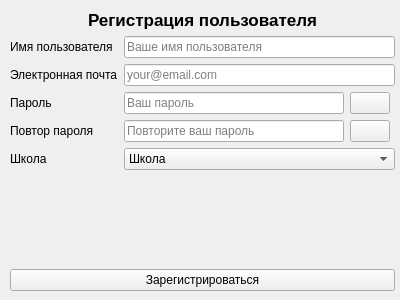
<?xml version="1.0" encoding="UTF-8"?>
<ui version="4.0">
 <class>Registration</class>
 <widget class="QWidget" name="Registration">
  <property name="geometry">
   <rect>
    <x>0</x>
    <y>0</y>
    <width>400</width>
    <height>300</height>
   </rect>
  </property>
  <property name="sizePolicy">
   <sizepolicy hsizetype="Fixed" vsizetype="Fixed">
    <horstretch>0</horstretch>
    <verstretch>0</verstretch>
   </sizepolicy>
  </property>
  <property name="minimumSize">
   <size>
    <width>400</width>
    <height>300</height>
   </size>
  </property>
  <property name="maximumSize">
   <size>
    <width>400</width>
    <height>300</height>
   </size>
  </property>
  <property name="windowTitle">
   <string>Registration</string>
  </property>
  <widget class="QWidget" name="verticalLayoutWidget">
   <property name="geometry">
    <rect>
     <x>10</x>
     <y>10</y>
     <width>385</width>
     <height>281</height>
    </rect>
   </property>
   <layout class="QVBoxLayout" name="verticalLayout">
    <item>
     <widget class="QLabel" name="label">
      <property name="sizePolicy">
       <sizepolicy hsizetype="Preferred" vsizetype="Maximum">
        <horstretch>0</horstretch>
        <verstretch>0</verstretch>
       </sizepolicy>
      </property>
      <property name="font">
       <font>
        <family>Cantarell</family>
        <pointsize>13</pointsize>
        <bold>true</bold>
       </font>
      </property>
      <property name="text">
       <string>Регистрация пользователя</string>
      </property>
      <property name="alignment">
       <set>Qt::AlignCenter</set>
      </property>
     </widget>
    </item>
    <item>
     <layout class="QFormLayout" name="formLayout">
      <item row="0" column="0">
       <widget class="QLabel" name="label_2">
        <property name="text">
         <string>Имя пользователя</string>
        </property>
       </widget>
      </item>
      <item row="0" column="1">
       <widget class="QLineEdit" name="username">
        <property name="maxLength">
         <number>32</number>
        </property>
        <property name="placeholderText">
         <string>Ваше имя пользователя</string>
        </property>
       </widget>
      </item>
      <item row="1" column="0">
       <widget class="QLabel" name="label_3">
        <property name="text">
         <string>Электронная почта</string>
        </property>
       </widget>
      </item>
      <item row="1" column="1">
       <widget class="QLineEdit" name="email">
        <property name="placeholderText">
         <string>your@email.com</string>
        </property>
       </widget>
      </item>
      <item row="2" column="0">
       <widget class="QLabel" name="label_4">
        <property name="text">
         <string>Пароль</string>
        </property>
       </widget>
      </item>
      <item row="3" column="0">
       <widget class="QLabel" name="label_5">
        <property name="text">
         <string>Повтор пароля</string>
        </property>
       </widget>
      </item>
      <item row="4" column="0">
       <widget class="QLabel" name="label_6">
        <property name="text">
         <string>Школа</string>
        </property>
       </widget>
      </item>
      <item row="4" column="1">
       <widget class="QComboBox" name="school_select">
        <item>
         <property name="text">
          <string>Школа</string>
         </property>
        </item>
        <item>
         <property name="text">
          <string>Школа №2070</string>
         </property>
        </item>
       </widget>
      </item>
      <item row="2" column="1">
       <layout class="QHBoxLayout" name="horizontalLayout">
        <item>
         <layout class="QFormLayout" name="formLayout_2">
          <item row="0" column="0">
           <widget class="QLineEdit" name="password">
            <property name="sizePolicy">
             <sizepolicy hsizetype="Fixed" vsizetype="Fixed">
              <horstretch>0</horstretch>
              <verstretch>0</verstretch>
             </sizepolicy>
            </property>
            <property name="minimumSize">
             <size>
              <width>220</width>
              <height>0</height>
             </size>
            </property>
            <property name="inputMethodHints">
             <set>Qt::ImhHiddenText|Qt::ImhNoAutoUppercase|Qt::ImhNoPredictiveText|Qt::ImhSensitiveData</set>
            </property>
            <property name="inputMask">
             <string/>
            </property>
            <property name="maxLength">
             <number>16000</number>
            </property>
            <property name="echoMode">
             <enum>QLineEdit::Password</enum>
            </property>
            <property name="placeholderText">
             <string>Ваш пароль</string>
            </property>
           </widget>
          </item>
          <item row="0" column="1">
           <widget class="QPushButton" name="show_password">
            <property name="sizePolicy">
             <sizepolicy hsizetype="Fixed" vsizetype="Fixed">
              <horstretch>0</horstretch>
              <verstretch>0</verstretch>
             </sizepolicy>
            </property>
            <property name="text">
             <string/>
            </property>
            <property name="icon">
             <iconset theme="dialog-password"/>
            </property>
            <property name="flat">
             <bool>false</bool>
            </property>
           </widget>
          </item>
         </layout>
        </item>
       </layout>
      </item>
      <item row="3" column="1">
       <layout class="QHBoxLayout" name="horizontalLayout_2">
        <item>
         <layout class="QFormLayout" name="formLayout_3">
          <item row="0" column="0">
           <widget class="QLineEdit" name="password_repeat">
            <property name="sizePolicy">
             <sizepolicy hsizetype="Fixed" vsizetype="Fixed">
              <horstretch>0</horstretch>
              <verstretch>0</verstretch>
             </sizepolicy>
            </property>
            <property name="minimumSize">
             <size>
              <width>220</width>
              <height>0</height>
             </size>
            </property>
            <property name="inputMethodHints">
             <set>Qt::ImhHiddenText|Qt::ImhNoAutoUppercase|Qt::ImhNoPredictiveText|Qt::ImhSensitiveData</set>
            </property>
            <property name="inputMask">
             <string/>
            </property>
            <property name="echoMode">
             <enum>QLineEdit::Password</enum>
            </property>
            <property name="placeholderText">
             <string>Повторите ваш пароль</string>
            </property>
           </widget>
          </item>
          <item row="0" column="1">
           <widget class="QPushButton" name="show_password_rep">
            <property name="sizePolicy">
             <sizepolicy hsizetype="Fixed" vsizetype="Fixed">
              <horstretch>0</horstretch>
              <verstretch>0</verstretch>
             </sizepolicy>
            </property>
            <property name="text">
             <string/>
            </property>
            <property name="icon">
             <iconset theme="dialog-password"/>
            </property>
           </widget>
          </item>
         </layout>
        </item>
       </layout>
      </item>
     </layout>
    </item>
    <item>
     <widget class="QPushButton" name="register_2">
      <property name="text">
       <string>Зарегистрироваться</string>
      </property>
     </widget>
    </item>
   </layout>
  </widget>
 </widget>
 <resources/>
 <connections/>
</ui>
